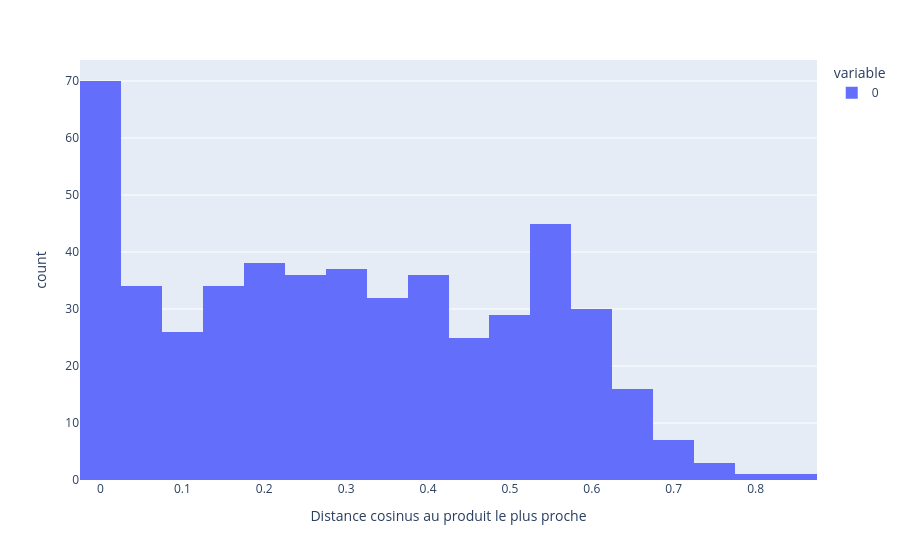

Notebook source saved alongside this figure:
### Markdown cell above
Avant de lancer le DBSCAN, il nous faut choisir eps, la distance en dessous de laquelle deux produits sont voisins. Nous alons donc calculer la distance cosinus de chaque description à tous les autres. Nous en retiendrons les minimums.

### Code cell
distances = cosine_distances(X)     # creation de la matrice distance
np.fill_diagonal(distances, np.nan)   # remplace chaque 0 de la diagonale par un NaN
nearest_distance = np.nanmin(distances, axis=1)   #recherche de la distance du plus proche voisin

print(pd.Series(nearest_distance).describe())
px.histogram(nearest_distance, nbins=40,
             labels={"value": "Distance cosinus au produit le plus proche"})

### Figure 1 — Plotly figure (JSON) as saved in the notebook; plotly's stock layout.template omitted (floating-point values rounded to 4 significant figures; data arrays with more than 128 entries replaced by an {"elided": "..."} marker saying what was removed)
{"data": [{"bingroup": "x", "hovertemplate": "variable=0<br>Distance cosinus au produit le plus proche=%{x}<br>count=%{y}<extra></extra>", "legendgroup": "0", "marker": {"color": "#636efa", "pattern": {"shape": ""}}, "name": "0", "nbinsx": 40, "orientation": "v", "showlegend": true, "type": "histogram", "x": {"elided": "500 float values"}, "xaxis": "x", "yaxis": "y"}], "layout": {"barmode": "relative", "legend": {"title": {"text": "variable"}, "tracegroupgap": 0}, "margin": {"t": 60}, "xaxis": {"anchor": "y", "domain": [0, 1], "title": {"text": "Distance cosinus au produit le plus proche"}}, "yaxis": {"anchor": "x", "domain": [0, 1], "title": {"text": "count"}}}}
